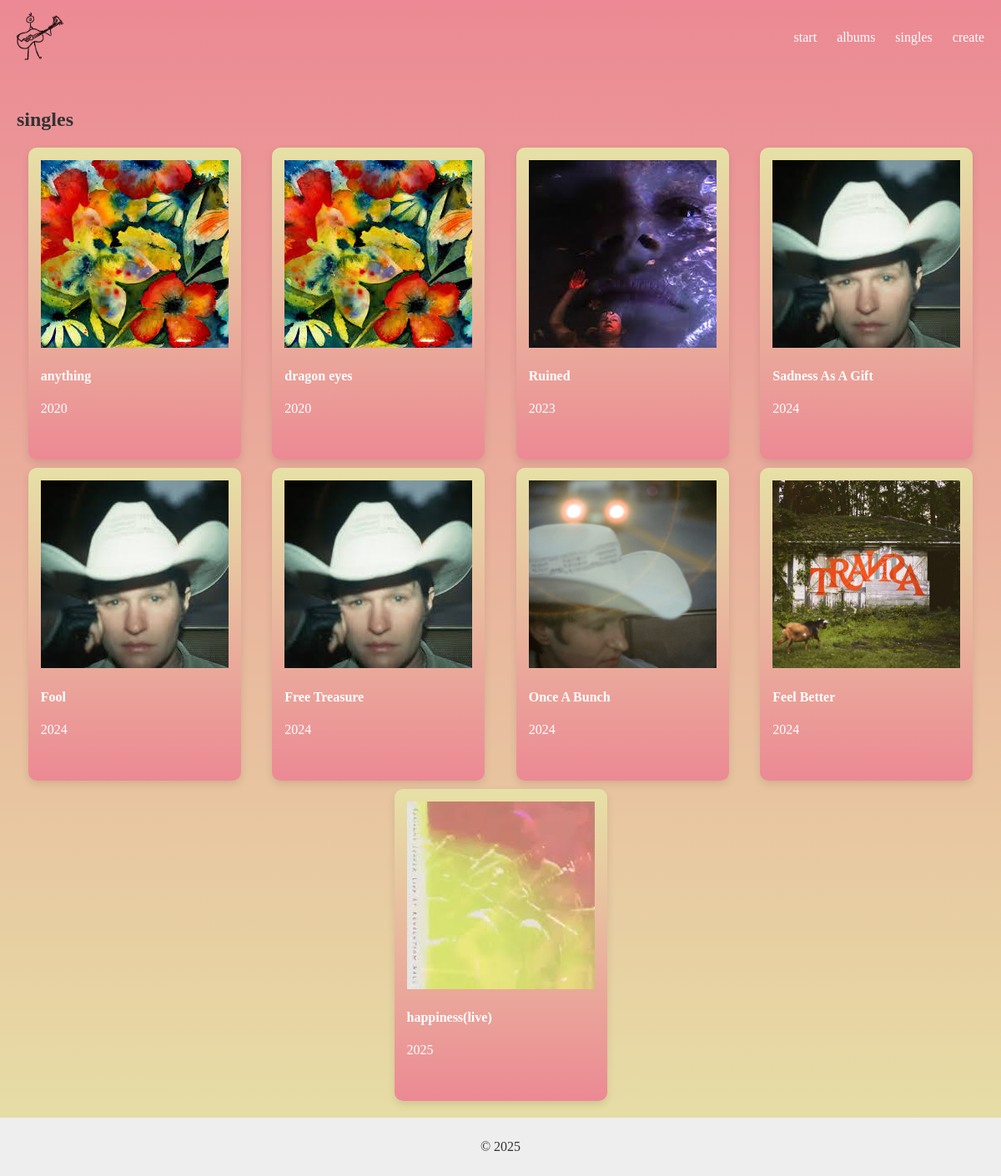
Page /singles on the committed database.
### tables this page shows
CREATE TABLE singles (
    id INTEGER PRIMARY KEY AUTOINCREMENT,
    name TEXT,
    length TEXT,
    image TEXT,
    authors TEXT
, releaseyr INTEGER);

### app.py (the view)
@app.route("/singles")
def singles():
    conn = get_db_connection()
    singles = conn.execute("SELECT * FROM singles").fetchall()
    conn.close()
    return render_template("singlesh.html", singles=singles)

### app.py (called while the page is built)
def get_db_connection():
    db = Path(__file__).parent / "musicAL.db"
    conn = sqlite3.connect(db)
    conn.row_factory = sqlite3.Row
    return conn

### templates/singlesh.html (shortened to what this page needs)
{% extends "base.html" %}
{% block content %}
<head>
    <link rel="stylesheet" href="{{ url_for('static', filename='single.css') }}">
</head>
<h2>singles</h2>
<div class="products-list">
    {% for product in singles %}
    <div class="products-item">
    <a href="{{ url_for('singles_detail', single_id=product['id']) }}">
        <img src="{{ url_for('static', filename='images/singlec/' + product['image']) }}"
        alt="{{ product['name'] }}">
        <div class="product-name"><h4>{{ product["name"] }}</h4></div>
        <div class="product-release">{{ product["releaseyr"] }}</div>
    </a>
</div>
    {% endfor %}
</div>
{% endblock %}

### static/style.css (style rules this page uses)
body { font-family: Georgia, 'Times New Roman', Times, serif; background: linear-gradient(to bottom, #ec8994, #e6e1a6); color: #333; margin: 0; padding: 0; display: flex; flex-direction: column; min-height: 100vh; }
.products-list { display: flex; gap: 10px; justify-content: space-around; flex-wrap: wrap; color: white; }
.products-item { max-width: 320px; background: linear-gradient(to bottom, #e6e1a6, #ec8994); padding: 15px; border-radius: 10px; color: #ffffff; text-decoration: none; box-shadow: 0 4px 10px rgba(0, 0, 0, 0.1); transition: transform 0.2s ease, box-shadow 0.2s ease; }
.products-item img { max-width: 100%; }
.product-name h4 { color: #ffffff; }
.product-release, .product-num { color: #ffffff; }
.products-item { text-decoration: none; color: inherit; }
.products-item * { text-decoration: none; }

### static/single.css (style rules this page uses)
.products-item { max-width: 320px; background: linear-gradient(to bottom, #e6e1a6, #ec8994); padding: 15px; border-radius: 10px; color: #ffffff; text-decoration: none; box-shadow: 0 4px 10px rgba(0, 0, 0, 0.1); transition: transform 0.2s ease, box-shadow 0.2s ease; }
.products-item img { max-width: 225px; max-height: 225px; }

### rows in the picture
singles: image (picture), name "anything", releaseyr "2020"
singles: image (picture), name "dragon eyes", releaseyr "2020"
singles: image (picture), name "Ruined", releaseyr "2023"
singles: image (picture), name "Sadness As A Gift", releaseyr "2024"
singles: image (picture), name "Fool", releaseyr "2024"
singles: image (picture), name "Free Treasure", releaseyr "2024"
singles: image (picture), name "Once A Bunch", releaseyr "2024"
singles: image (picture), name "Feel Better", releaseyr "2024"
singles: image (picture), name "happiness(live)", releaseyr "2025"

### other values in the picture
{{ 2025 }} "2025"
